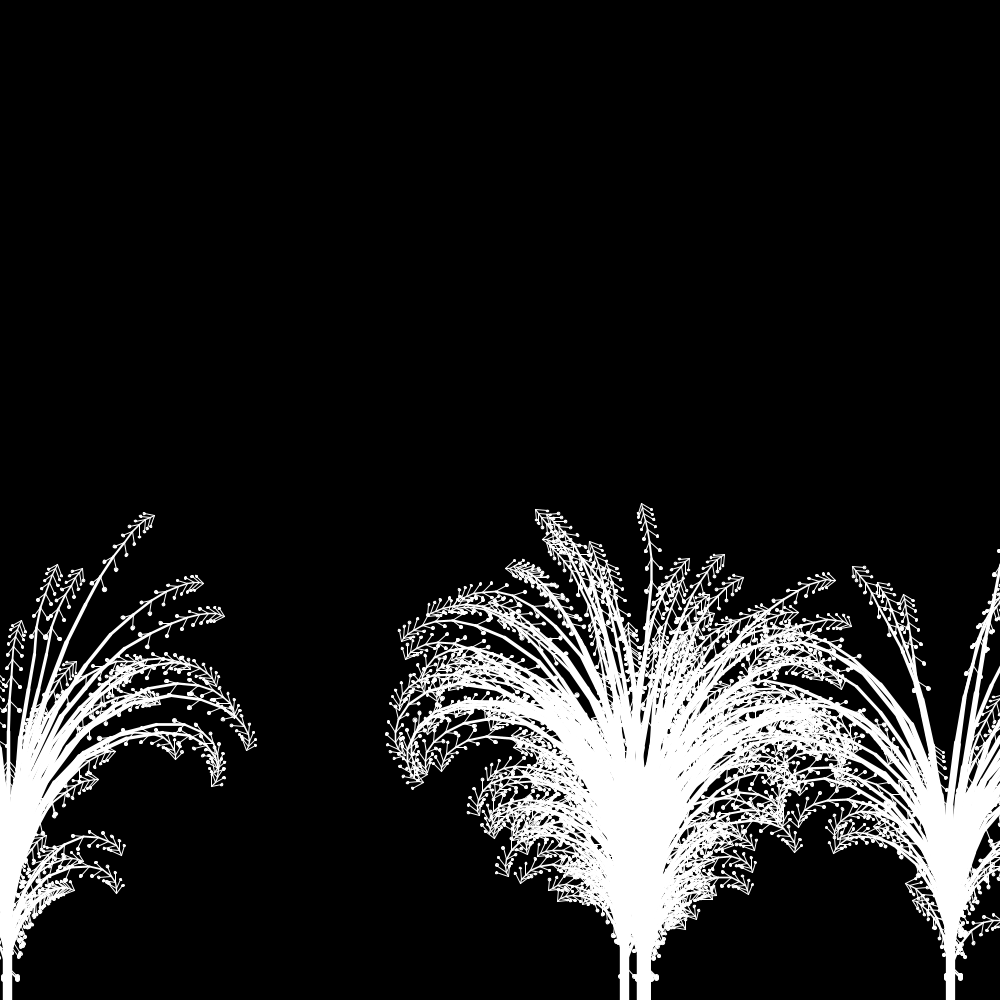
Frame 1 (no input)
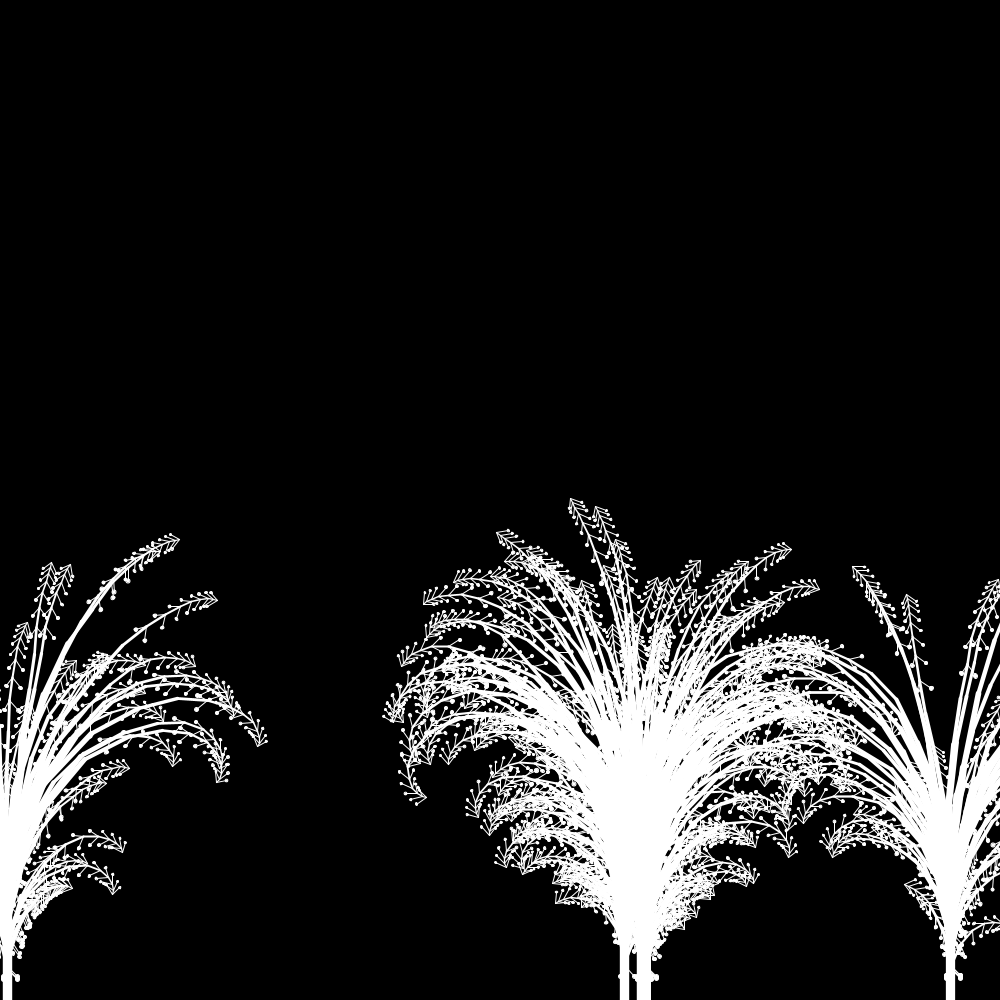
Frame 60 (the mouse pressed at the canvas centre just before this capture)
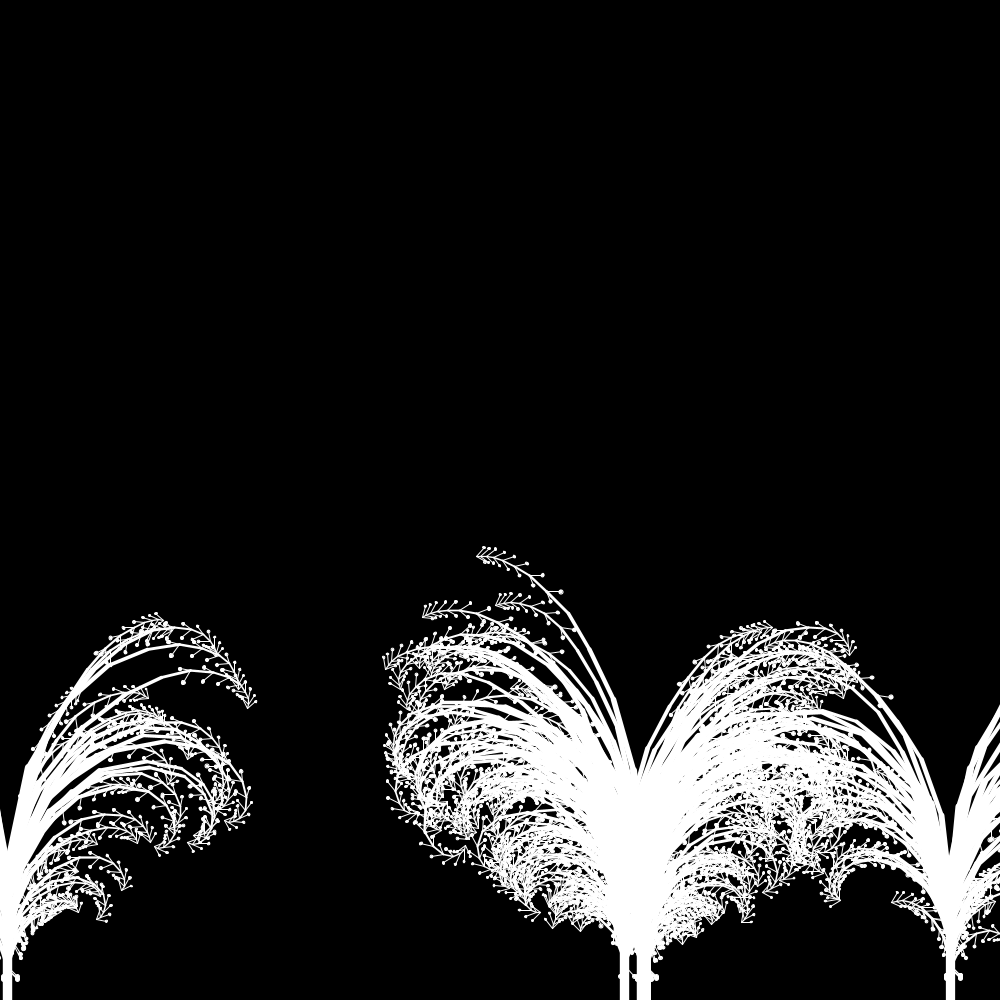
Frame 120 (the mouse held since frame 60 and released just before this capture)

The Processing sketch that drew these frames (run headless with seeded random() and noise(); from frame 60 on, the mouse is pressed at the canvas centre):

// Processing sketch: sketch_tree
// ── sketch_tree.pde
ArrayList<Tree> trees = new ArrayList<Tree>();
int numTrees = 5;

Boolean wind = false;

void setup() {
  size(1000, 1000);
  
  for(int i=0; i<numTrees; i++) {
    trees.add(new Tree(random(width)));
  }
}

void draw() {
  background(0);
  
  for(Tree t : trees) {
    t.display();
  }
}

void mousePressed() {
  wind = !wind;
}
// ── tree.pde
class Tree {
  
  ArrayList<Leaf> bush = new ArrayList<Leaf>();
  int maxSize = 65;
  float xPos;
  
  Tree(float x) {  
    xPos = x;
    for (int i = 0; i < maxSize; i++) {
      bush.add(new Leaf(random(40, 180), maxSize));
    }
  }
  
  void display() {
    stroke(255);
    fill(255);
    for(int i = 0; i < bush.size(); i++){
      Leaf b = (Leaf) bush.get(i);
      b.display(xPos); 
    }
  }

}

class Leaf {
  float segments, angle, num;
  int maxSize;
  float initAngle;

  Leaf(float segments, int _maxSize) {
    maxSize = _maxSize;
    this.segments = segments;
    angle = random(-20, 20);
    initAngle = angle;
  }

  void display(float x){
    pushMatrix();
    translate(x, height);
    branch(segments);
    popMatrix();
  }
  
  void branch(float len) {
    len *= 0.75;
    
    float t = map(len, 1, maxSize, 1, 5);
    
    if(wind) {
      if(angle > 0) angle += 0.01; 
      if(angle < 0) angle -= 0.01;
    }
    
    float c = angle+sin(len+num) * 5;
    strokeWeight(t);
    
    line(0, 0, 0, -len);
    
    translate(0, -len);
    if(len < 35) {
      strokeWeight(1);
      line(0,0, cos(PI/4) * 10+t, sin(PI/4) * 10+t);
      ellipse(cos(PI/4) * 10+t, sin(PI/4) * 10+t, 1+t, 1+t);
      line(0,0, cos(PI*0.75) * 10+t, sin(PI*0.75) * 10+t);
      ellipse(cos(PI*0.75) * 10+t, sin(PI*0.75) * 10+t, 1+t, 1+t);
    }
    if (len > 5) {
      pushMatrix();
      rotate(radians(c));
      strokeWeight(t);
      branch(len);
      popMatrix();
    }
    num+=0.001;
  }
}
